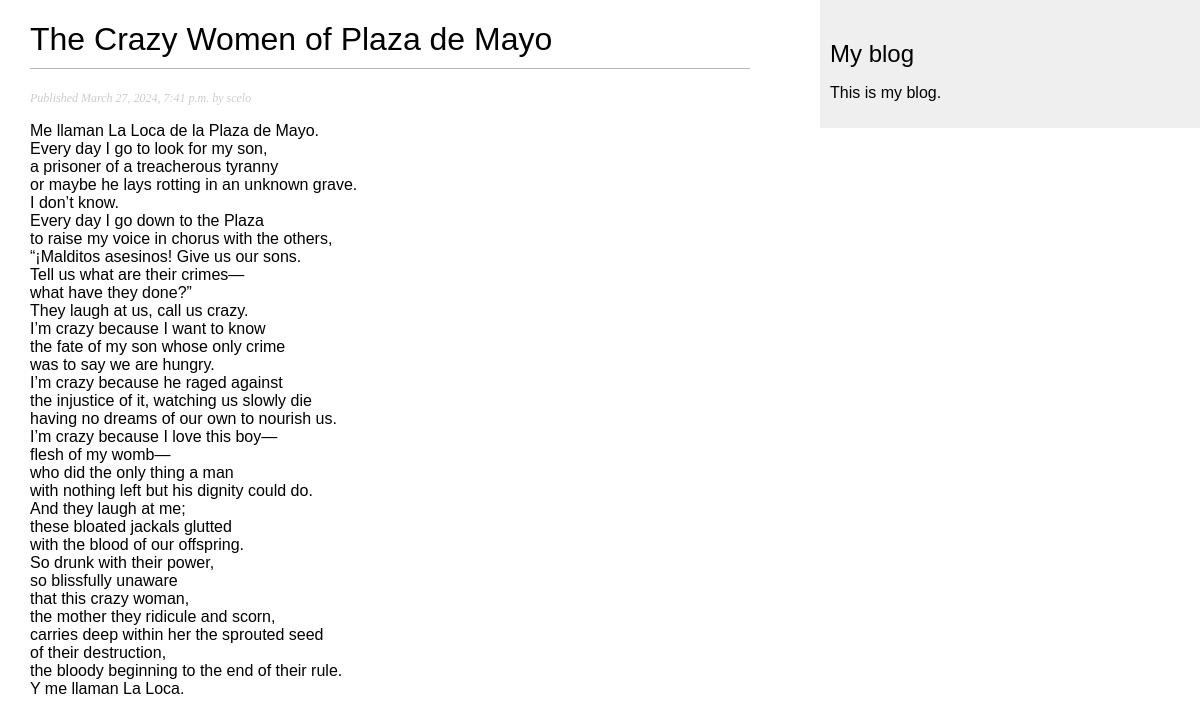
/blog/2024/3/27/the-crazy-women-of-plaza-de-mayo/, run on the app's committed database.
### blog/models.py (models this page shows, shortened)
class Post(models.Model):
    class Status(models.TextChoices):
        DRAFT='DF','Draft'
        PUBLISHED='PB','Published'
    title=models.CharField(max_length=250)
    slug=models.SlugField(max_length=250, unique_for_date='publish')
    body=models.TextField()
    author=models.ForeignKey(User,on_delete=models.CASCADE,related_name="blog_post")
    publish=models.DateTimeField(default=timezone.now)
    created=models.DateTimeField(auto_now_add=True)
    updated=models.DateTimeField(auto_now=True)
    status=models.CharField(max_length=2,choices=Status.choices,default=Status.DRAFT)
    objects=models.Manager()
    published=PublishedManager()
    class Meta:
        ordering=['-publish']
        indexes=[models.Index(fields=['-publish']),]

### blog/views.py (the view)
# urls.py: path('<int:year>/<int:month>/<int:day>/<slug:post>/',views.post_detail,name='post_detail'),
def post_detail(request, year, month, day , post):
    post = get_object_or_404(Post,
                             status=Post.Status.PUBLISHED,
                             slug=post,
                             publish__year=year,
                             publish__month=month,
                             publish__day=day)
    return render(request,
                  'blog/post/detail.html',
                  {'post': post})

### blog/templates/blog/post/detail.html (shortened to what this page needs)
{% extends "blog/base.html" %}
{% block content %}
  <h1>{{ post.title }}</h1>
  <p class="date">
    Published {{ post.publish }} by {{ post.author }}
  </p>
  {{ post.body|linebreaks }}
{% endblock %}

### blog/static/css/blog.css (style rules this page uses)
body { margin:0; padding:0; font-family:helvetica, sans-serif; }
h1 { font-weight:normal; border-bottom:1px solid #bbb; padding:0 0 10px 0; }
p.date { color:#ccc; font-family: georgia, serif; font-size: 12px; font-style: italic; }

### data on the page
Post: title "The Crazy Women of Plaza de Mayo", publish "March 27, 2024, 7:41 p.m.", author "scelo", body "Me llaman La Loca de la Plaza de Mayo. Every day I go to look for my son, a prisoner of a treacherous tyranny or maybe he lays rotting in an unknown grave. I don’t know. Every day I go down to the Plaza to raise my voice in chorus with the others, “¡Malditos asesinos! Give us our sons. Tell us what are their crimes— what have they done?” They laugh at us, call us crazy. I’m crazy because I want to know the fate of my son whose only crime was to say we are hungry. I’m crazy because he raged against the injustice of it, watching us slowly die having no dreams of our own to nourish us. I’m crazy because I love this boy— flesh of my womb— who did the only thing a man with nothing left but his…"
